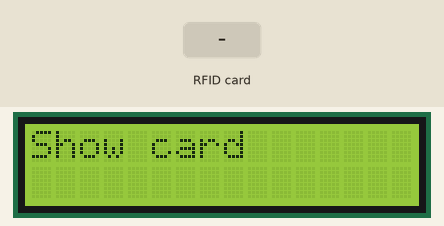
Bench run of a sketch on a simulated Arduino Uno, built with avr-gcc and run on an emulated ATmega328P. Parts: 16×2 character LCD. Inputs (shaded band) come from the test bench. What the sketch prints to the serial monitor is not drawn.

Above: at 1.3 s.
1.4 s: RFID card 4D D0 DA 4B held to the reader
At 2.1 s:
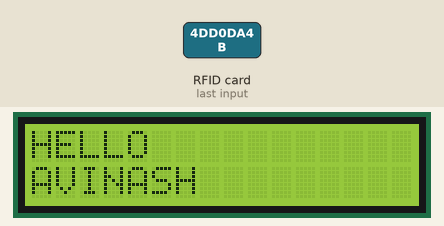
2.9 s: RFID card 0D 7C DB 0A held to the reader
At 5.6 s:
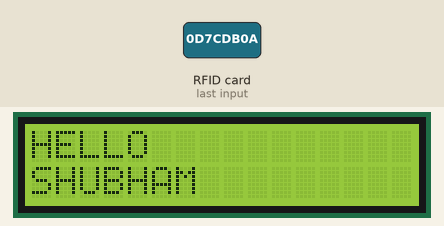
5.9 s: RFID card 5E 7A 19 C4 held to the reader
At 7.9 s:
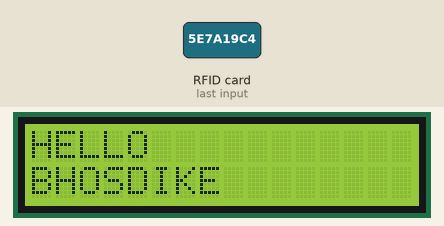
Timing chart, 0 to 9.4 s (numbered marks = the images above; inputs shaded):
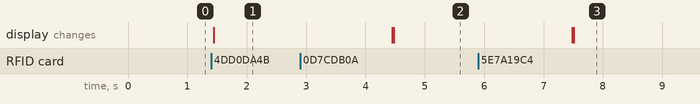

The sketch:

card.ino
```cpp
/*
 *
 * All the resources for this project: https://www.hackster.io/Aritro
 * Modified by Aritro Mukherjee
 *
 *
 */

#include <SPI.h>
#include <MFRC522.h>
#include <Wire.h>
#include <LiquidCrystal_I2C.h>

LiquidCrystal_I2C lcd(0x3F,16,2);

#define SS_PIN 10
#define RST_PIN 9
MFRC522 mfrc522(SS_PIN, RST_PIN);   // Create MFRC522 instance.

void setup()
{
  lcd.init();
  lcd.backlight();
  Serial.begin(9600);   // Initiate a serial communication
  SPI.begin();      // Initiate  SPI bus
  mfrc522.PCD_Init();   // Initiate MFRC522
  Serial.println("Approximate your card to the reader...");
  Serial.println();
  lcd.clear();

}
void loop()
{
  lcd.setCursor(0,0);
  lcd.print("Show card");
  // Look for new cards
  if ( ! mfrc522.PICC_IsNewCardPresent())
  {
    return;
  }
  // Select one of the cards
  if ( ! mfrc522.PICC_ReadCardSerial())
  {
    return;
  }
  //Show UID on serial monitor
  Serial.print("UID tag :");
  String content= "";
  byte letter;
  for (byte i = 0; i < mfrc522.uid.size; i++)
  {
     Serial.print(mfrc522.uid.uidByte[i] < 0x10 ? " 0" : " ");
     Serial.print(mfrc522.uid.uidByte[i], HEX);
     content.concat(String(mfrc522.uid.uidByte[i] < 0x10 ? " 0" : " "));
     content.concat(String(mfrc522.uid.uidByte[i], HEX));
  }
  Serial.println();
  Serial.print("Message : ");
  content.toUpperCase();
  if (content.substring(1) == "4D D0 DA 4B") //change here the UID of the card/cards that you want to give access
  {
    Serial.println("Authorized access");
    Serial.println();
    lcd.clear();
    lcd.setCursor(0,0);
    lcd.print("HELLO");
    lcd.setCursor(0,1);
    lcd.print("AVINASH");
    delay(3000);
    lcd.clear();
  }


  else if (content.substring(1) == "0D 7C DB 0A") //change here the UID of the card/cards that you want to give access
  {
    Serial.println("Authorized access");
    Serial.println();
    lcd.clear();
    lcd.setCursor(0,0);
    lcd.print("HELLO");
    lcd.setCursor(0,1);
    lcd.print("SHUBHAM");
    delay(3000);
    lcd.clear();
  }


 else   {
   lcd.clear();
    lcd.setCursor(0,0);
    lcd.print("HELLO");
    lcd.setCursor(0,1);
    lcd.print("BHOSDIKE");
    delay(3000);
    lcd.clear();
  }
}
```

Measured:
- after the input at 1.4 s, the display: changes after 0.05 s (image 1)
- after the input at 2.9 s, the display: first differs from a run without the input after 1.6 s (image 2)
- after the input at 5.9 s, the display: first differs from a run without the input after 1.6 s (image 3)
